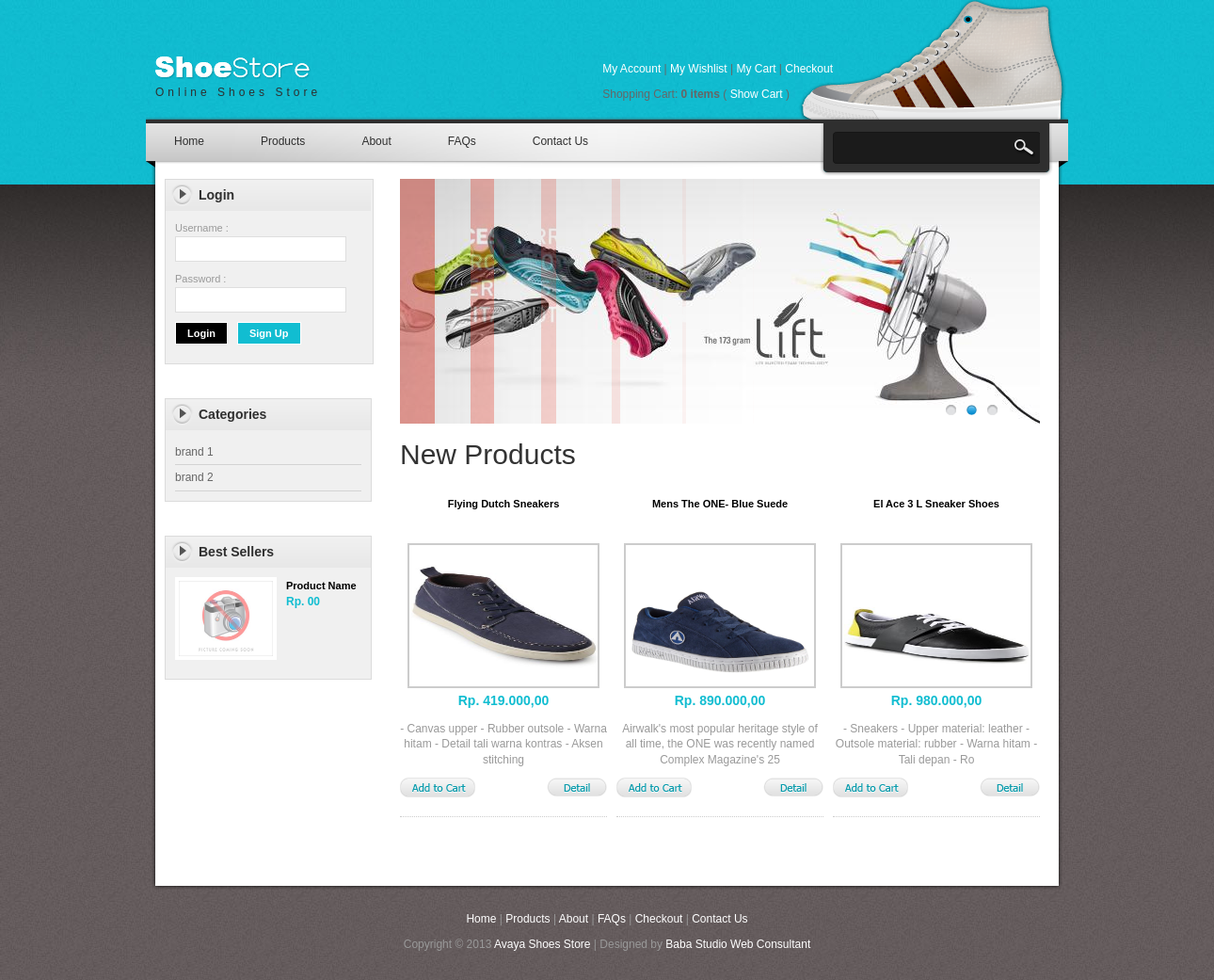
The page / on the database its author committed.
### tables this page shows
CREATE TABLE IF NOT EXISTS `ms_shoes` (
  `shoes_id` int(11) NOT NULL AUTO_INCREMENT,
  `brand_id` int(11) NOT NULL,
  `shoes_name` varchar(255) NOT NULL,
  `description` text NOT NULL,
  `size` varchar(255) NOT NULL,
  `price` int(11) NOT NULL,
  `stock` int(11) NOT NULL,
  `best_seller_flag` tinyint(11) NOT NULL,
  `publish` int(1) NOT NULL DEFAULT '0',
  `create_date` datetime NOT NULL,
  PRIMARY KEY (`shoes_id`)
);

CREATE TABLE IF NOT EXISTS `ms_shoes_image` (
  `image_id` int(15) NOT NULL AUTO_INCREMENT,
  `shoes_id` int(10) NOT NULL,
  `image_name` varchar(255) NOT NULL,
  `image_size` int(11) NOT NULL,
  `image_type` varchar(20) NOT NULL,
  `maskot` int(11) NOT NULL DEFAULT '0',
  `ip_address` varchar(15) NOT NULL,
  `datetime` datetime NOT NULL,
  PRIMARY KEY (`image_id`)
);

### config/config.php (called while the page is built, shortened)
<?php
   $base_url="http://localhost/php_advance/";
   $display_image_url=$base_url . "asset/product_display/" ;
?>

### classes/database.php (called while the page is built, shortened)
<?php
class database {
  private $db_connection;
  function __construct($root=false)
  {
    $root_dot = "";
    if ($root == true) {
      $root_dot = "../";
    } else {
      $root_dot = "";
    }
    include ($root_dot ."config/database_config.php");
    $this->db_connection = new mysqli($db_server,$db_user,$db_password,$db_selected);
  }
  function db_queryresult($sql="")
  {
    $result = array();
    if($sql!="")
    {
      $query = $this->db_connection->query($sql);
      if($query->num_rows > 0)
      {
        $rows = $query->fetch_assoc();
        do{
          $result[] = $rows;
        }while($rows = $query->fetch_assoc());
      }
    }
    return $result;
  }
  function db_getonerow($sql="")
  {
    $result = NULL;
    if($sql!="")
    {
      $query = $this->db_connection->query($sql);
      if($query->num_rows > 0){
         $result = $query->fetch_array();
      }
    }
    return $result;
  }
}
?>

### config/database_config.php (called while the page is built)
<?php
  $db_server="localhost";
  $db_user="root";
  $db_password="";
  $db_selected="fr_shoesstoredb";
?>

### layout/home_layout.php (the view, shortened to what this page needs)
<?php $db = new database(); ?>
 <div id="sliderFrame">
     <div id="slider">
     </div>
 </div>
 <h1>New Products</h1>
    <?php
      $sql = "SELECT * FROM ms_shoes ORDER BY create_date DESC LIMIT 3";
      $product = $db->db_queryresult($sql);
    ?>
    <?php if(count($product) > 0) {  ?>
          <?php foreach ($product as $rows) { ?>
              <div class="product_box">
    	            <h3><?php echo $rows['shoes_name'] ?></h3>
                    <a href="index.php?detail&shoes_id=<?php echo $rows['shoes_id'] ?>">
                    <?php
                    $idnya = $rows['shoes_id'];
                    $sql = "SELECT image_name FROM ms_shoes_image WHERE shoes_id = $idnya";
                    $shoesimg = $db->db_getonerow($sql);
                    ?>
                    <img src="<?php echo $display_image_url.$shoesimg['image_name'] ?>" width="200" height="150"/></a>
                   <p class="product_price">Rp. <?php echo number_format($rows['price'],2,",",".") ?> </p>
                    <p><?php echo substr($rows['description'],0,100) ?></p>
                    <a href="javascript:" shoes-id="" class="addtocart"></a>
                    <a href="index.php?detail&shoes_id=<?php echo $rows['shoes_id'] ?>" class="detail"></a>
                </div>
            <?php } ?>
      <?php } ?>

### index.php (shortened to what this page needs)
<?php include "config/config.php"; ?>
<?php include "classes/database.php"; ?>
<!DOCTYPE html>
<head>
	<?php include "layout/head_layout.php"; ?>
</head>
<body>
  <div id="body_wrapper">
    <div id="wrapper">
	<div id="header">
    	<?php include "layout/header_layout.php"; ?>
    </div>
    <div id="templatemo_menubar">
    	<?php include "layout/menu_layout.php"; ?>
        <div id="templatemo_search">
                <form action="index.php" method="get">
                  <input type="text" value="" name="s" id="s" title="keyword" onfocus="clearText(this)" onblur="clearText(this)" class="txt_field" />
                  <input type="submit" name="" value="" alt="Search" id="searchbutton" title="Search" class="sub_btn"  />
                </form>
        </div>
    </div>
    <div id="templatemo_main">
    	<div id="sidebar" class="float_l">
            <?php include "layout/login_layout.php"; ?>
        	<?php include "layout/left_side_menu_layout.php"; ?>
            <?php include "layout/sidebar_box_layout.php"; ?>
        </div>
        <div id="content" class="float_r">
           <?php
				if (isset($_GET['home'])) {
					include "layout/home_layout.php";
				}
				else if (isset($_GET['products'])) {
					include "layout/product_layout.php";
				}
				else if (isset($_GET["about"])) {
					include "layout/about_layout.php";
				}
				else if (isset($_GET["regis_success"]))
				{
					include "layout/regis_success_layout.php";
				}
				else if (isset($_GET["regis_error"]))
				{
					include "layout/regis_error_layout.php";
				}
				else if (isset($_GET["faqs"])) {
					include "layout/faqs_layout.php";
				}
				else if (isset($_GET["checkout"])) {
						include "layout/checkout_layout.php";
				}
				else if (isset($_GET["ordersuccess"]))
				{
					include "layout/ordersuccess_layout.php";
				}
                else if (isset($_GET["nologin"]))
				{
					include "layout/nologin_layout.php";
				}
				else if (isset($_GET["contact"])) {
					include "layout/contact_layout.php";
				}else if (isset($_GET["detail"])){
					include "layout/detail_product_layout.php";
				}else if (isset($_GET["regis"])){
						include "layout/regis_member_layout.php";
				}else if (isset($_GET["customer_detail"])){
						include "layout/detail_customer_layout.php";
				}
                else if (isset($_GET["shoppingcart"])) {
				   include("layout/shoppingcart_layout.php");
				} else {
					include "layout/home_layout.php";
				}
				?>
        </div>
    </div>
    <div id="templatemo_footer">
    	<?php include "layout/footer_layout.php"; ?>
    </div>
</div>
</div>
</body>
</html>

### layout/head_layout.php (shortened to what this page needs)
<link href="<?php echo $base_url; ?>css/style.css" rel="stylesheet" type="text/css" />
<link rel="stylesheet" href="<?php echo $base_url; ?>nivo-slider.css" type="text/css" media="screen" />
<link rel="stylesheet" type="text/css" href="<?php echo $base_url; ?>css/ddsmoothmenu.css" />
<link href="<?php echo $base_url; ?>css/lightbox.css" rel="stylesheet" />
<link href="<?php echo $base_url; ?>js/js-image-slider.css" rel="stylesheet" type="text/css" />

### layout/header_layout.php (shortened to what this page needs)
<div id="site_title"><h1><a href="#">Online Shoes Store</a></h1></div>
       <div id="header_right">
       	<p>
        <a href="<?php echo $base_url; ?>index.php?customer_detail">My Account</a> | <a href="<?php echo $base_url; ?>">My Wishlist</a> | <a href="<?php echo $base_url; ?>shoppingcart.php">My Cart</a> | <a href="<?php echo $base_url; ?>index.php?checkout">Checkout</a></p>
           <p>
           	Shopping Cart: <span id="totalqty"><strong>0 items</strong></span> ( <a href="<?php echo $base_url; ?>index.php?shoppingcart">Show Cart</a> )
		</p>
	</div>

### layout/menu_layout.php (shortened to what this page needs)
<div id="top_nav" class="ddsmoothmenu">
            <ul>
                <li><a href="" class="<?php if(isset($_GET['home'])){echo "selected";} ?>">Home</a></li>
                <li><a href="index.php?products" class="<?php if(isset($_GET['products'])){echo "selected";} ?>">Products</a>
                </li>
                <li><a href="" class="<?php if(isset($_GET['about'])){echo "selected";} ?>">About</a>
                </li>
                <li><a href="" class="<?php if(isset($_GET['faqs'])){echo "selected";} ?>">FAQs</a></li>
                <li><a href="" class="<?php if(isset($_GET['contact'])){echo "selected";} ?>">Contact Us</a></li>
            </ul>
            <br style="clear: left" />
     </div>

### layout/login_layout.php (shortened to what this page needs)
<div id="login_box" class="sidebar_box" >
                <h3>Login</h3>
                <div id="login_form" class="content" style="width:222px;">
                <form action="<?php echo $base_url; ?>serviceforajax/checklogin.php" method="post" name="contact">
                  <label> Username : </label>
                  <input type="text" name="username" id="username_id" value="" required class="required input_field" />
                  <div class="cleaner h10"></div>
                  <label> Password : </label>
                  <input type="password" name="password" required id="password" value="" class="required input_field" />
                  <div class="cleaner h10"></div>
                  <input class="submit_btn login" name="login_submit" id="login_submit" value="Login" type="button" style="float:left; margin-right:10px;">
                   <input class="submit_btn sign_up " id="submit" onClick="location.href='index.php?regis'" value="Sign Up" type="button" style="float:left; margin-right:10px;">
                </form>
                 <div class="cleaner h10"></div>
               </div>
</div>

### layout/left_side_menu_layout.php
<div class="sidebar_box"><span class="bottom"></span>
           	<h3>Categories</h3>
               <div class="content">
               	<ul class="sidebar_list">
                   	<li class="first"><a href="">brand 1</a></li>
                       <li class="first"><a href="">brand 2</a></li>
                   </ul>
               </div>
   </div>

### layout/sidebar_box_layout.php (shortened to what this page needs)
<div class="sidebar_box"><span class="bottom"></span>
    <h3>Best Sellers </h3>
    <div class="content">
        <div class="bs_box">
            <a href="index.php?detail&shoes_id="><img src="<?php echo $GLOBALS["base_url"]; ?>images/no_product_image.jpg" /></a>
            <h4><a href="index.php?detail&shoes_id=">Product Name</a></h4>
            <p class="price">Rp. 00</p>
        </div>
    </div>
</div>

### layout/footer_layout.php
<p><a href="">Home</a> | <a href="">Products</a> | <a href="">About</a> | <a href="">FAQs</a> | <a href="">Checkout</a> | <a href="">Contact Us</a>
		</p>
    	Copyright © 2013 <a href="#">Avaya Shoes Store</a> | Designed by <a href="http://www.babastudio.com" target="_parent">Baba Studio Web Consultant</a>

### css/ddsmoothmenu.css (style rules this page uses)
.ddsmoothmenu { float: left; }
.ddsmoothmenu ul { z-index:100; margin: 0; padding: 0; list-style-type: none; }
.ddsmoothmenu ul li { position: relative; display: inline; float: left; }
.ddsmoothmenu ul li a { display: block; padding: 0 30px; height: 40px; line-height: 40px; font-size: 12px; color: #2f2f2f; text-decoration: none; outline: none; text-align: center; }

### css/lightbox.css (style rules this page uses)
body:after { content: url(../img/close.png) url(../img/loading.gif) url(../img/prev.png) url(../img/next.png); display: none; }

### js/js-image-slider.css (style rules this page uses)
#slider { width:900px;height:280px; background:#fff url(../images/loading.gif) no-repeat 50% 50%; position:relative; margin:0 auto; }
#slider { transform: translate3d(0,0,0); -ms-transform:translate3d(0,0,0); -moz-transform:translate3d(0,0,0); -o-transform:translate3d(0,0,0); }

### rows shown on the page
ms_shoes: shoes_name "Flying Dutch Sneakers", ms_shoes_image.image_name (picture), price "419.000,00", description "- Canvas upper - Rubber outsole - Warna hitam - Detail tali warna kontras - Aksen stitching"
ms_shoes: shoes_name "Mens The ONE- Blue Suede", ms_shoes_image.image_name (picture), price "890.000,00", description "Airwalk's most popular heritage style of all time, the ONE was recently named Complex Magazine's 25"
ms_shoes: shoes_name "El Ace 3 L Sneaker Shoes", ms_shoes_image.image_name (picture), price "980.000,00", description "- Sneakers - Upper material: leather - Outsole material: rubber - Warna hitam - Tali depan - Ro"
